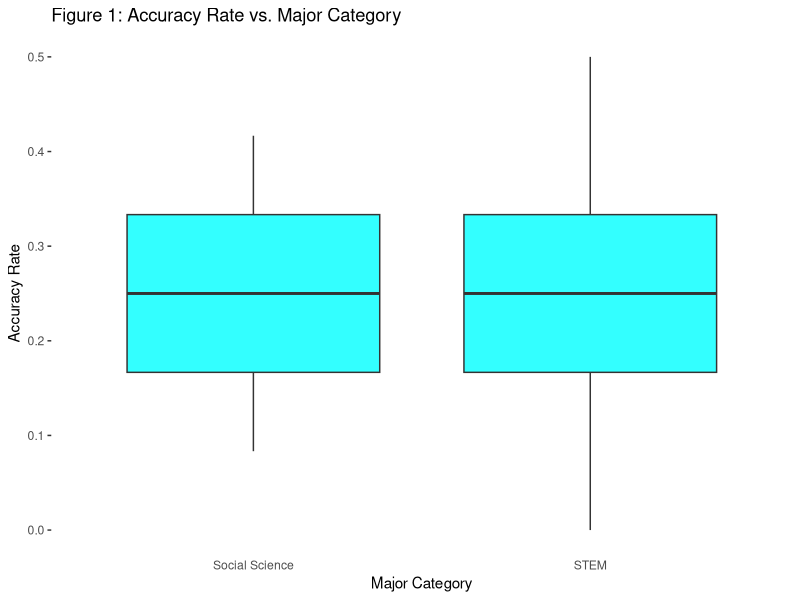
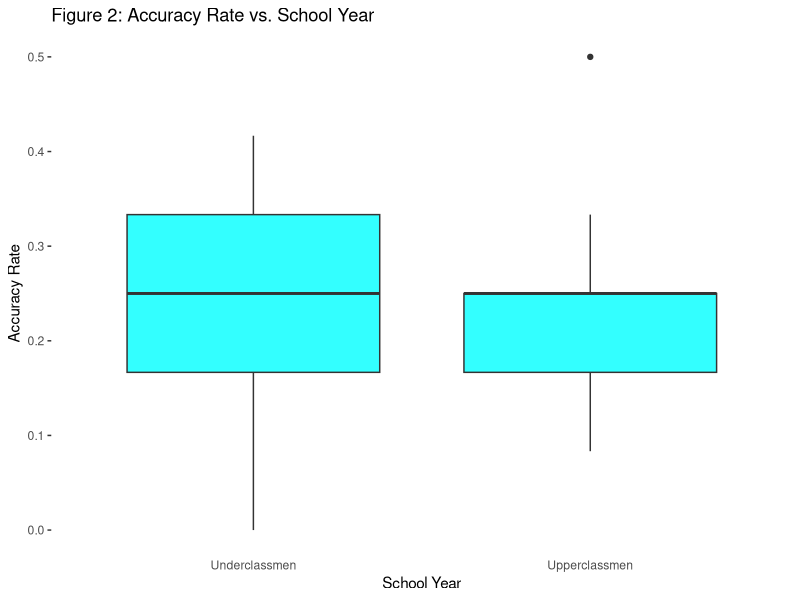
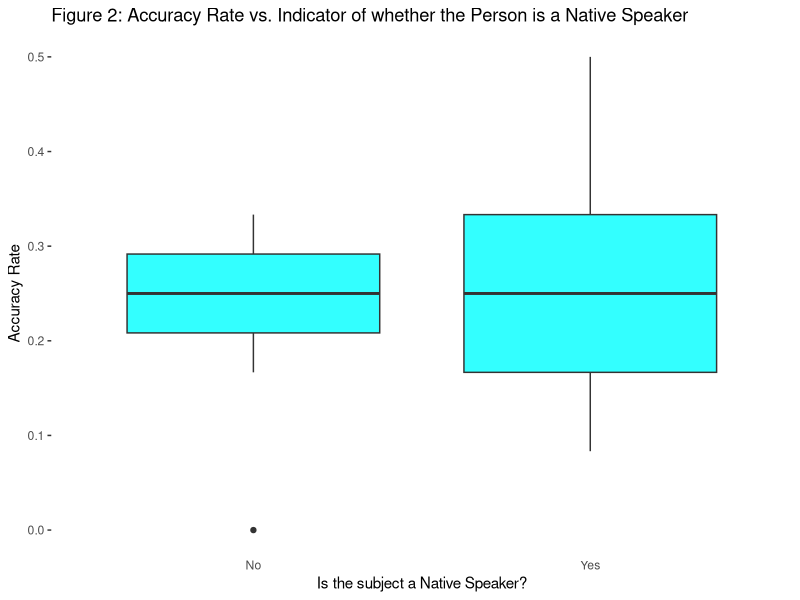
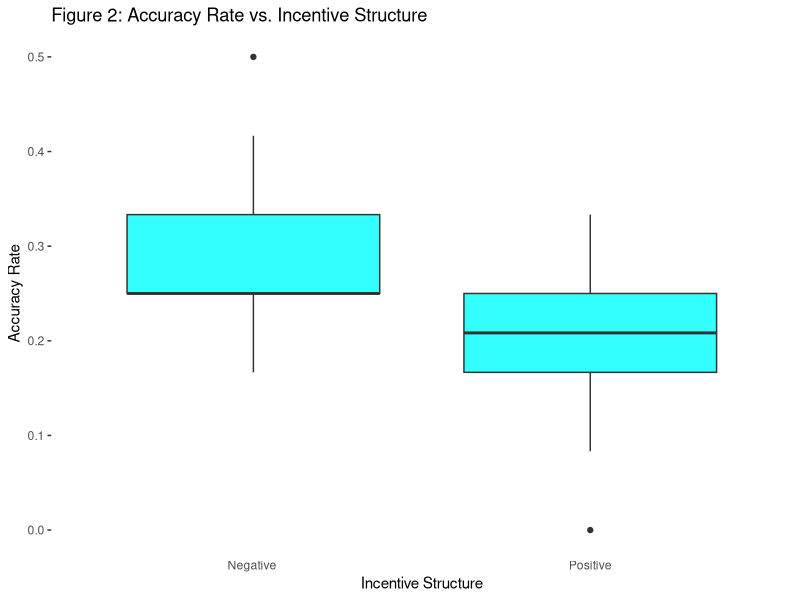
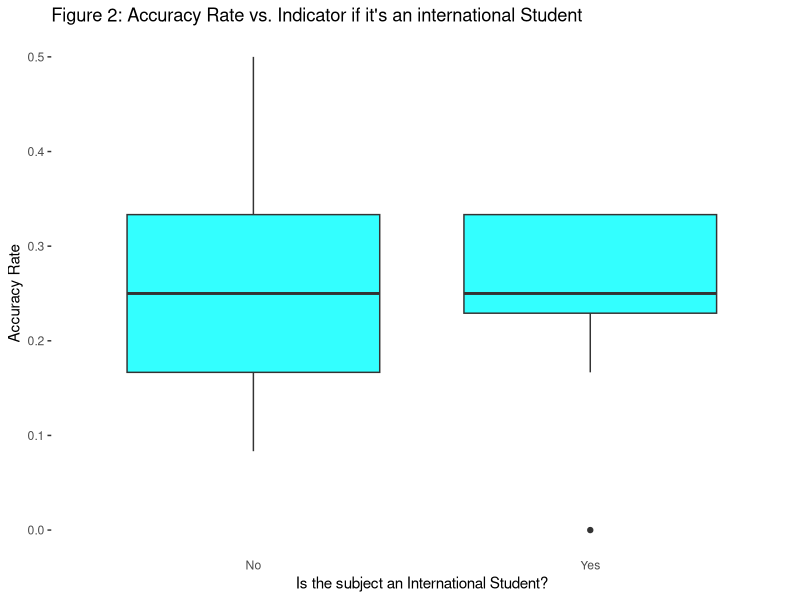
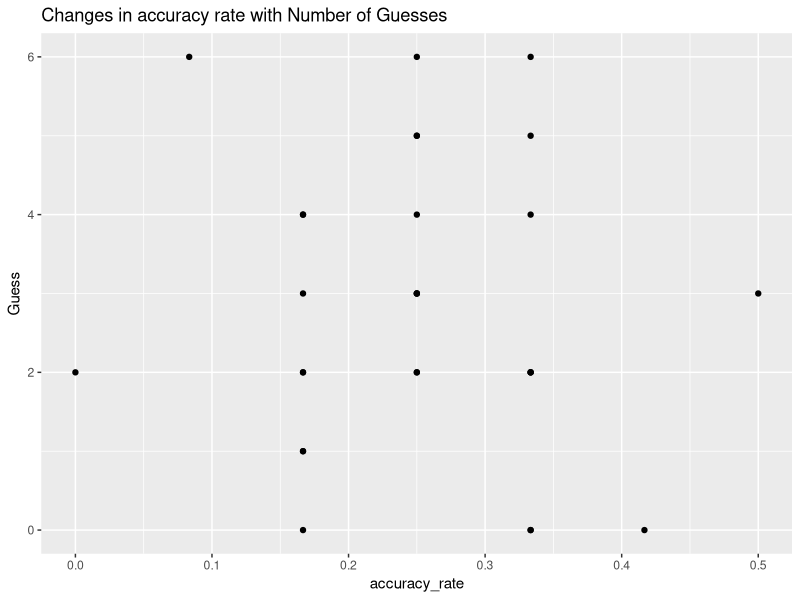
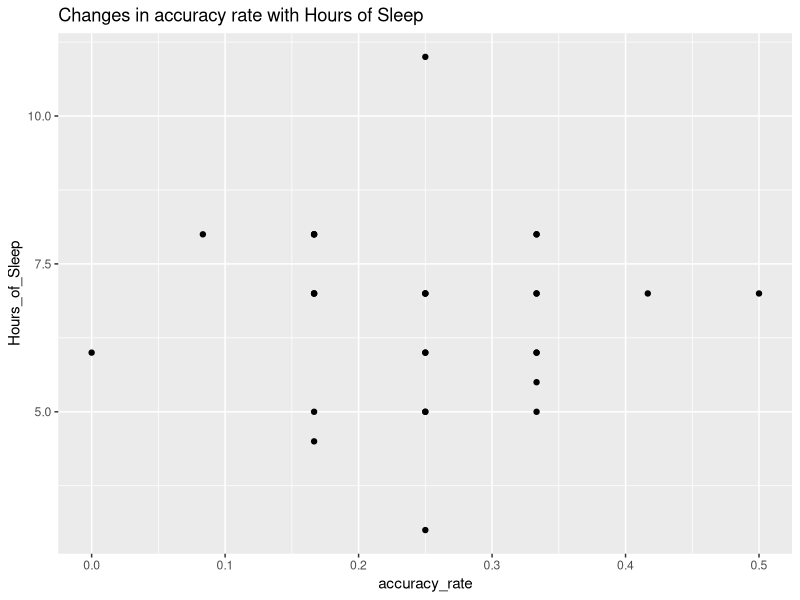
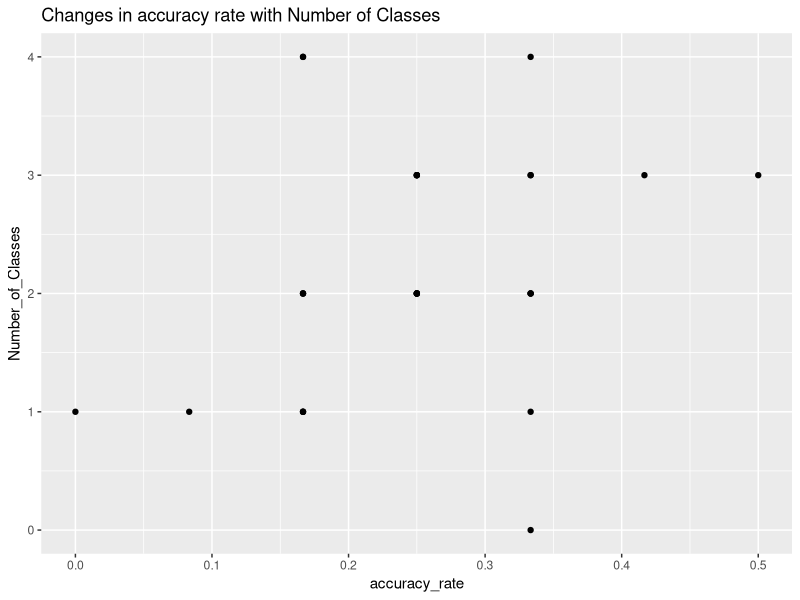

Generate these figures, in order, with R:
## ---- chunk 1
knitr::opts_chunk$set(echo = FALSE, error = TRUE, warning = FALSE, message = FALSE)

library(dplyr)
library(tidyr)
library(lubridate)
library(stringr)
library(ggplot2)
library(sf)
library(spdep)
library(spatialreg)
## ---- chunk 2
experiment<- read.csv('Data.csv')
data<-as.data.frame(experiment)
data_clean<- data %>% 
  filter(SL<30) %>% 
  select(-X,-X.1) 

##Given the low number of first years we could create two variables, one that it lower and upper classmen 

data_clean<-data_clean %>% 
  mutate(school_status = ifelse(test = School_Year == 1|School_Year==2, yes = "Underclassmen",no = "Upperclassmen"))

##Given the low number of subjects in certain majors I grouped them into Stem and Social Science

NEW_MAJOR_CATEGORY<-data_clean %>% 
  mutate(Major_category = ifelse(Major=="Biology"|Major=="Computer Science"|Major=="Geology"|Major=="Neuroscience"|Major=="Statistics","STEM","Social Science")) %>% 
  mutate(accuracy_rate = Correct/12, share_questions_responded = (Passage.1+Passage.2)/12)
## ---- chunk 3

NEW_MAJOR_CATEGORY %>% 
  ggplot(aes(x = Major_category,y = accuracy_rate), fill = blue)+
  geom_boxplot(fill = "#33FFFF")+
  labs(title = "Figure 1: Accuracy Rate vs. Major Category",
       x=  "Major Category",
       y=  "Accuracy Rate")+
  theme(panel.grid.major = element_blank(), panel.grid.minor = element_blank(), panel.background = element_blank(), axis.ticks.x = element_blank())
 
  

NEW_MAJOR_CATEGORY %>% 
  ggplot(aes(y = accuracy_rate, x = factor(school_status)))+
  geom_boxplot(fill = "#33FFFF")+
  labs(title = "Figure 2: Accuracy Rate vs. School Year",
       x=  "School Year",
       y=  "Accuracy Rate")+
  theme(panel.grid.major = element_blank(), panel.grid.minor = element_blank(), panel.background = element_blank(), axis.ticks.x = element_blank())


NEW_MAJOR_CATEGORY %>% 
  ggplot(aes(y = accuracy_rate, x = factor(English_Native)))+
  geom_boxplot(fill = "#33FFFF")+
  labs(title = "Figure 2: Accuracy Rate vs. Indicator of whether the Person is a Native Speaker",
       x=  "Is the subject a Native Speaker?",
       y=  "Accuracy Rate")+
  theme(panel.grid.major = element_blank(), panel.grid.minor = element_blank(), panel.background = element_blank(), axis.ticks.x = element_blank())


NEW_MAJOR_CATEGORY %>% 
  ggplot(aes(y = accuracy_rate, x = factor(Incentive_Structure)))+
  geom_boxplot(fill = "#33FFFF")+
  labs(title = "Figure 2: Accuracy Rate vs. Incentive Structure",
       x=  "Incentive Structure",
       y=  "Accuracy Rate")+
  theme(panel.grid.major = element_blank(), panel.grid.minor = element_blank(), panel.background = element_blank(), axis.ticks.x = element_blank())


NEW_MAJOR_CATEGORY %>% 
  ggplot(aes(y = accuracy_rate, x = factor(International)))+
  geom_boxplot(fill = "#33FFFF")+
  labs(title = "Figure 2: Accuracy Rate vs. Indicator if it's an international Student",
       x=  "Is the subject an International Student?",
       y=  "Accuracy Rate")+
  theme(panel.grid.major = element_blank(), panel.grid.minor = element_blank(), panel.background = element_blank(), axis.ticks.x = element_blank())



NEW_MAJOR_CATEGORY %>% 
  ggplot(aes(x = accuracy_rate, y = Guess))+
  geom_point()+
  labs(title = "Changes in accuracy rate with Number of Guesses")

NEW_MAJOR_CATEGORY %>% 
  ggplot(aes(x = accuracy_rate, y = Hours_of_Sleep))+
  geom_point()+
  labs(title = "Changes in accuracy rate with Hours of Sleep")

NEW_MAJOR_CATEGORY %>% 
  ggplot(aes(x = accuracy_rate, y = Number_of_Classes))+
  geom_point()+
  labs(title = "Changes in accuracy rate with Number of Classes")

NEW_MAJOR_CATEGORY %>% 
  ggplot(aes(y = accuracy_rate, x = Workload))+
  geom_boxplot(fill = "#33FFFF")+
  labs(title = "Figure 2: Accuracy Rate vs. Workload",
       x=  "Is the subject experiencing a large or small workload?",
       y=  "Accuracy Rate")+
  theme(panel.grid.major = element_blank(), panel.grid.minor = element_blank(), panel.background = element_blank(), axis.ticks.x = element_blank())

NEW_MAJOR_CATEGORY %>% 
  ggplot(aes(x = accuracy_rate, y = Gender))+
  geom_boxplot(fill = "#33FFFF")+
  labs(title = "Figure 2: Accuracy Rate vs. Indicator for Gender",
       x=  "Is the subject male or female identifying?",
       y=  "Accuracy Rate")+
  theme(panel.grid.major = element_blank(), panel.grid.minor = element_blank(), panel.background = element_blank(), axis.ticks.x = element_blank())

NEW_MAJOR_CATEGORY %>% 
  ggplot(aes(y = share_questions_responded, x = Incentive_Structure))+
  geom_boxplot(fill = "#33FFFF")+
  labs(title = "Figure 2: Share of Questions Responded vs. Incentive Structure",
       x=  "Is the subject male or female identifying?",
       y=  "Accuracy Rate")+
  theme(panel.grid.major = element_blank(), panel.grid.minor = element_blank(), panel.background = element_blank(), axis.ticks.x = element_blank())

NEW_MAJOR_CATEGORY %>% 
  ggplot(aes(x = share_questions_responded, fill = "blue"))+
  geom_density()+
  labs(title = "Figure 2: Distribution of Share of Questions Responded",
       y=  "Probability",
       x=  "Number of questions responded")+
  theme(panel.grid.major = element_blank(), panel.grid.minor = element_blank(), panel.background = element_blank(), axis.ticks.x = element_blank())

NEW_MAJOR_CATEGORY %>% 
  ggplot(aes(x = Gender))+
  geom_bar(fill = "#33FFFF")+
  labs(title = "Figure 2: Distribution of Share of Questions Responded",
       y=  "Probability",
       x=  "Number of questions responded")+
  theme(panel.grid.major = element_blank(), panel.grid.minor = element_blank(), panel.background = element_blank(), axis.ticks.x = element_blank())
  
NEW_MAJOR_CATEGORY %>% 
  ggplot(aes(x = Major_category))+
  geom_bar(fill = "#33FFFF")+
  labs(title = "Figure 2: Distribution of Share of Questions Responded",
       y=  "Probability",
       x=  "Number of questions responded")+
  theme(panel.grid.major = element_blank(), panel.grid.minor = element_blank(), panel.background = element_blank(), axis.ticks.x = element_blank())

NEW_MAJOR_CATEGORY %>% 
  ggplot(aes(x = school_status))+
  geom_bar(fill = "#33FFFF")+
  labs(title = "Figure 2: Distribution of Share of Questions Responded",
       y=  "Probability",
       x=  "Number of questions responded")+
  theme(panel.grid.major = element_blank(), panel.grid.minor = element_blank(), panel.background = element_blank(), axis.ticks.x = element_blank())

NEW_MAJOR_CATEGORY %>% 
  ggplot(aes(x = English_Native))+
  geom_bar(fill = "#33FFFF")+
  labs(title = "Figure 2: Distribution of Share of Questions Responded",
       y=  "Probability",
       x=  "Number of questions responded")+
  theme(panel.grid.major = element_blank(), panel.grid.minor = element_blank(), panel.background = element_blank(), axis.ticks.x = element_blank())

NEW_MAJOR_CATEGORY %>% 
  ggplot(aes(x = International))+
  geom_bar(fill = "#33FFFF")+
  labs(title = "Figure 2: Distribution of Share of Questions Responded",
       y=  "Probability",
       x=  "Number of questions responded")+
  theme(panel.grid.major = element_blank(), panel.grid.minor = element_blank(), panel.background = element_blank(), axis.ticks.x = element_blank())

NEW_MAJOR_CATEGORY %>% 
  ggplot(aes(x = Incentive_Structure))+
  geom_bar(fill = "#33FFFF")+
  labs(title = "Figure 2: Distribution of Share of Questions Responded",
       y=  "Probability",
       x=  "Number of questions responded")+
  theme(panel.grid.major = element_blank(), panel.grid.minor = element_blank(), panel.background = element_blank(), axis.ticks.x = element_blank())

model1 <- lm(accuracy_rate~Incentive_Structure+Gender+factor(school_status)+English_Native+Number_of_Classes+Hours_of_Sleep+Workload+Major_category+share_questions_responded,data = NEW_MAJOR_CATEGORY)
summary(model1)
model2<-lm(share_questions_responded~Incentive_Structure+Gender+factor(school_status)+English_Native+Number_of_Classes+Hours_of_Sleep+Workload+Major_category+share_questions_responded,data = NEW_MAJOR_CATEGORY)
summary(model2)
